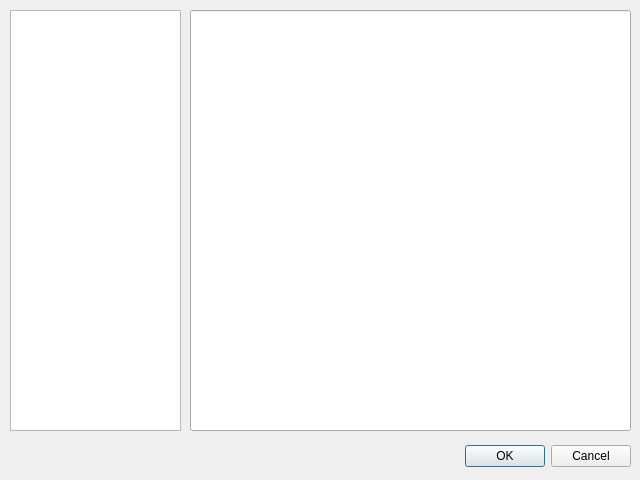
<?xml version="1.0" encoding="UTF-8"?>
<ui version="4.0">
 <class>Notes</class>
 <widget class="QDialog" name="Notes">
  <property name="windowModality">
   <enum>Qt::WindowModal</enum>
  </property>
  <property name="geometry">
   <rect>
    <x>0</x>
    <y>0</y>
    <width>640</width>
    <height>480</height>
   </rect>
  </property>
  <property name="windowTitle">
   <string extracomment="AI Compiled Notes">Notes</string>
  </property>
  <property name="windowOpacity">
   <double>0.975000000000000</double>
  </property>
  <property name="toolTip">
   <string notr="true"/>
  </property>
  <property name="statusTip">
   <string notr="true"/>
  </property>
  <widget class="QDialogButtonBox" name="btnOkay">
   <property name="geometry">
    <rect>
     <x>10</x>
     <y>440</y>
     <width>621</width>
     <height>32</height>
    </rect>
   </property>
   <property name="sizePolicy">
    <sizepolicy hsizetype="Fixed" vsizetype="Fixed">
     <horstretch>0</horstretch>
     <verstretch>0</verstretch>
    </sizepolicy>
   </property>
   <property name="orientation">
    <enum>Qt::Horizontal</enum>
   </property>
   <property name="standardButtons">
    <set>QDialogButtonBox::Cancel|QDialogButtonBox::Ok</set>
   </property>
  </widget>
  <widget class="QLineEdit" name="txtNote">
   <property name="geometry">
    <rect>
     <x>190</x>
     <y>10</y>
     <width>441</width>
     <height>421</height>
    </rect>
   </property>
   <property name="sizePolicy">
    <sizepolicy hsizetype="Fixed" vsizetype="Fixed">
     <horstretch>0</horstretch>
     <verstretch>0</verstretch>
    </sizepolicy>
   </property>
   <property name="alignment">
    <set>Qt::AlignLeading|Qt::AlignLeft|Qt::AlignTop</set>
   </property>
   <property name="clearButtonEnabled">
    <bool>false</bool>
   </property>
  </widget>
  <widget class="QListView" name="listView">
   <property name="geometry">
    <rect>
     <x>10</x>
     <y>10</y>
     <width>171</width>
     <height>421</height>
    </rect>
   </property>
  </widget>
 </widget>
 <resources/>
 <connections>
  <connection>
   <sender>btnOkay</sender>
   <signal>accepted()</signal>
   <receiver>Notes</receiver>
   <slot>accept()</slot>
   <hints>
    <hint type="sourcelabel">
     <x>248</x>
     <y>254</y>
    </hint>
    <hint type="destinationlabel">
     <x>157</x>
     <y>274</y>
    </hint>
   </hints>
  </connection>
  <connection>
   <sender>btnOkay</sender>
   <signal>rejected()</signal>
   <receiver>Notes</receiver>
   <slot>reject()</slot>
   <hints>
    <hint type="sourcelabel">
     <x>316</x>
     <y>260</y>
    </hint>
    <hint type="destinationlabel">
     <x>286</x>
     <y>274</y>
    </hint>
   </hints>
  </connection>
 </connections>
</ui>
